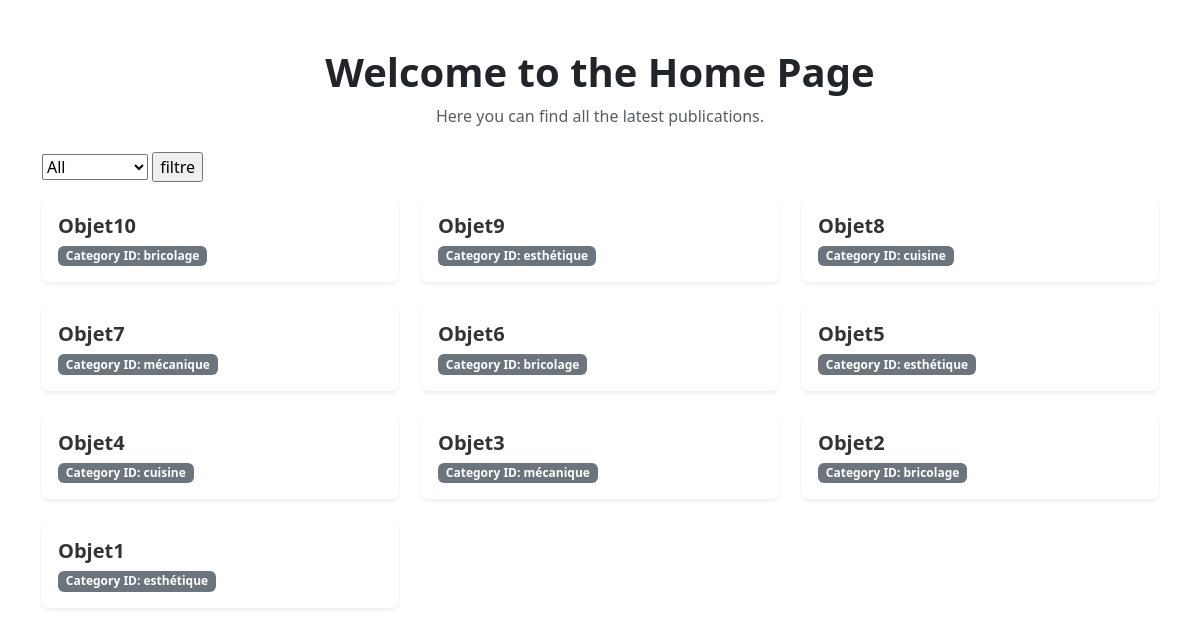
Page /src/page/home.php on the committed database.
### tables this page shows
CREATE TABLE membre (
    id_membre INT AUTO_INCREMENT PRIMARY KEY,
    nom VARCHAR(255) NOT NULL,
    date_naissance DATE NOT NULL,
    genre VARCHAR(50),
    email VARCHAR(255) UNIQUE NOT NULL,
    ville VARCHAR(255),
    mdp VARCHAR(255) NOT NULL,
    image_profil VARCHAR(255)
);

### src/inc/fn.php (called while the page is built, shortened)
<?php
function getPublication()
{
    $request = "SELECT *
                FROM view_publication
                ORDER BY id_objet DESC";
    $sql_request = mysqli_query($_SERVER["base"], $request);
    return $sql_request ? mysqli_fetch_all($sql_request, MYSQLI_ASSOC) : null;
}

### src/page/home.php (the view, shortened to what this page needs)
<?php include_once "../inc/fn.php";
$DATA = isset($_POST["categorie"]) ? getPublicationByCategory($_POST["categorie"]): getPublication();
?>
<link rel="stylesheet" href="../../assets/css/bootstrap.min.css">
<div class="container my-5">
    <div class="text-center mb-4">
        <h1 class="fw-bold">Welcome to the Home Page</h1>
        <p class="text-muted">Here you can find all the latest publications.</p>
    </div>
    <div class="div">
        <form action="./index.php?page=home" method="POST">
            <select name="categorie" id="">
                    <option value="">All</option>
            </select>
            <input type="submit" value="filtre">
        </form>
    </div>
    <div class="row g-4">
        <?php if ($DATA): ?>
            <?php foreach ($DATA as $publication): ?>
                <div class="col-md-6 col-lg-4">
                    <div class="card h-100 shadow-sm border-0">
                        <div class="card-body">
                            <h5 class="card-title"><?= htmlspecialchars($publication['nom_objet']) ?></h5>
                            <p class="card-text">
                                <span class="badge bg-secondary">Category ID: <?= htmlspecialchars($publication['objet_categorie']) ?></span>
                            </p>
                        </div>
                    </div>
                </div>
            <?php endforeach; ?>
        <?php else: ?>
            <div class="col-12">
                <div class="alert alert-info text-center">No publications found.</div>
            </div>
        <?php endif; ?>
    </div>
</div>

### src/page/home.php (style rules this page uses)
.card-title { font-weight: 600; color: #333; }

### rows in the picture
membre: nom_objet "Objet10", objet_categorie "bricolage", nom_objet "Objet7", objet_categorie "mécanique", nom_objet "Objet4", objet_categorie "cuisine"
membre: nom_objet "Objet9", objet_categorie "esthétique", nom_objet "Objet6", objet_categorie "bricolage", nom_objet "Objet3", objet_categorie "mécanique"
membre: nom_objet "Objet8", objet_categorie "cuisine", nom_objet "Objet1", objet_categorie "esthétique"
membre: nom_objet "Objet5", objet_categorie "esthétique", nom_objet "Objet2", objet_categorie "bricolage"
